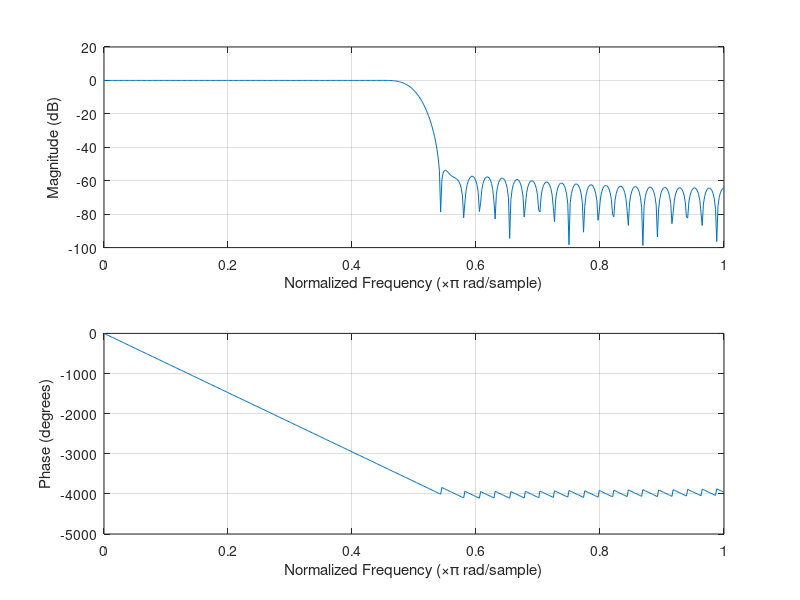

This figure's MATLAB source: (Note: this script raises an error after producing the figure.)
% lowpass fir design using window function approximation and  freq sampling method.%
%
% Author: myuzhao@163.com
% Date: 09/28/2021 
%-------------------------------------------------------------------------
%% window function approximation 
fc = 1/2;                     %% w_c/pi
n = floor(6.2/(0.15 * fc));   
n = floor(n/2) * 2 + 1;       % set window len to old
w = hamming(n);
idx = 0:(n - 1);
idx = idx - (n - 1)/2 ;
idx = idx(:);
h = fc * sinc(fc * idx).* w;
figure
freqz(h)

%% freq sampling method
fc = 1/2;                     %% w_c/pi
n = floor(6.2/(0.15 * fc));   
N = floor(n/2) * 2 + 1;       % set window len to old
n = (N - 1)/2;

w = linspace(0,pi,360);
A = [ones(360,1) 2*cos(kron(w',[1:n]))];
w_pass_end = 0.5 * pi;
w_stop_start = 0.7 * pi;
pass_dB = 0;
stop_dB = -30;

idx = find((w >=0) & (w<= w_pass_end));
A_pass = A(idx,:)
H_pass = 10^(stop_dB/20) * ones(length(idx),1);

idx = find((w >=w_stop_start) & (w<= pi));
A_stop = A(idx,:)
H_stop = 10^(stop_dB/20) * ones(length(idx),1);

cvx_begin
    variable d
    variable h(n+1,1);
    
    minimize (d)
    subject to
        max(abs(A_pass*h - H_pass)) <=d
        abs(A_stop*h) <= H_stop;
cvx_end

h = [flipud(h(2:end));h];
figure
freqz(h)
% H = exp(-1j*kron(w',[0:2*n]))*h;
% figure
% subplot(2,1,1)
% plot(w,20*log10(abs(H)))
% subplot(2,1,2)
% plot(w,angle(H))